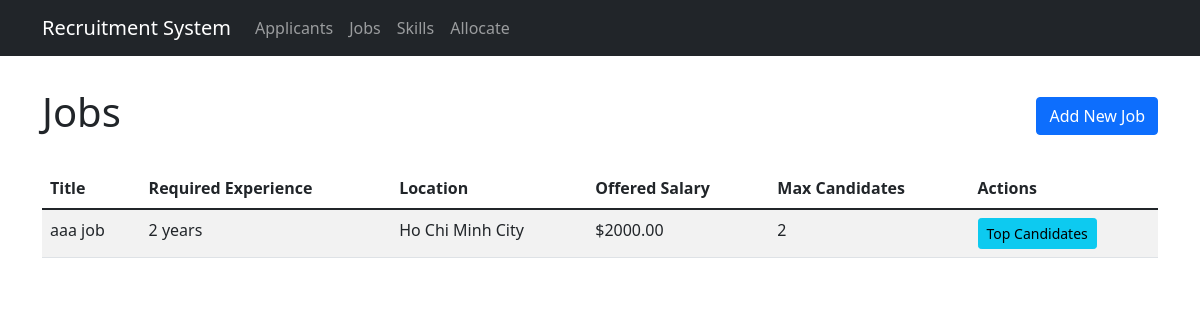
The page / on the database its author committed.
### tables this page shows
CREATE TABLE jobs (
            id INTEGER PRIMARY KEY AUTOINCREMENT,
            title TEXT NOT NULL,
            company TEXT NOT NULL,
            required_experience INTEGER,
            location TEXT,
            offered_salary INTEGER,
            max_candidates INTEGER
        );

### app.py (the view)
@app.route('/')
def index():
    conn = get_db_connection()
    cursor = conn.cursor()
    cursor.execute('''
        SELECT j.*, GROUP_CONCAT(s.name || ':' || js.required_level) as skills
        FROM jobs j
        LEFT JOIN job_skills js ON j.id = js.job_id
        LEFT JOIN skills s ON js.skill_id = s.id
        GROUP BY j.id
    ''')
    jobs = cursor.fetchall()
    jobs_list = []
    for job in jobs:
        job_dict = dict(job)
        if job_dict['skills']:
            job_dict['skills'] = [
                {'name': skill.split(':')[0], 'required_level': int(skill.split(':')[1])}
                for skill in job_dict['skills'].split(',')
            ]
        else:
            job_dict['skills'] = []
        jobs_list.append(job_dict)
    conn.close()
    return render_template('jobs.html', jobs=jobs_list)

### app.py (called while the page is built)
def get_db_connection():
    conn = sqlite3.connect(DATABASE)
    conn.row_factory = sqlite3.Row
    return conn

### templates/jobs.html (shortened to what this page needs)
{% extends "base.html" %}
{% block content %}
<div class="d-flex justify-content-between align-items-center mb-4">
    <h1>Jobs</h1>
    <a href="{{ url_for('add_job') }}" class="btn btn-primary">Add New Job</a>
</div>
<div class="table-responsive">
    <table class="table table-striped">
        <thead>
            <tr>
                <th>Title</th>
                <th>Required Experience</th>
                <th>Location</th>
                <th>Offered Salary</th>
                <th>Max Candidates</th>
                <th>Actions</th>
            </tr>
        </thead>
        <tbody>
            {% for job in jobs %}
            <tr>
                <td>{{ job['title'] }}</td>
                <td>{{ job['required_experience'] }} years</td>
                <td>{{ job['location'] }}</td>
                <td>${{ "%.2f"|format(job['offered_salary']) }}</td>
                <td>{{ job['max_candidates'] }}</td>
                <td>
                    <button class="btn btn-sm btn-info view-candidates" data-job-id="{{ job['id'] }}">
                        Top Candidates
                    </button>
                </td>
            </tr>
            {% endfor %}
        </tbody>
    </table>
</div>
{% endblock %}

### rows shown on the page
jobs: title "aaa job", required_experience "2", location "Ho Chi Minh City", offered_salary "2000.00", max_candidates "2"
